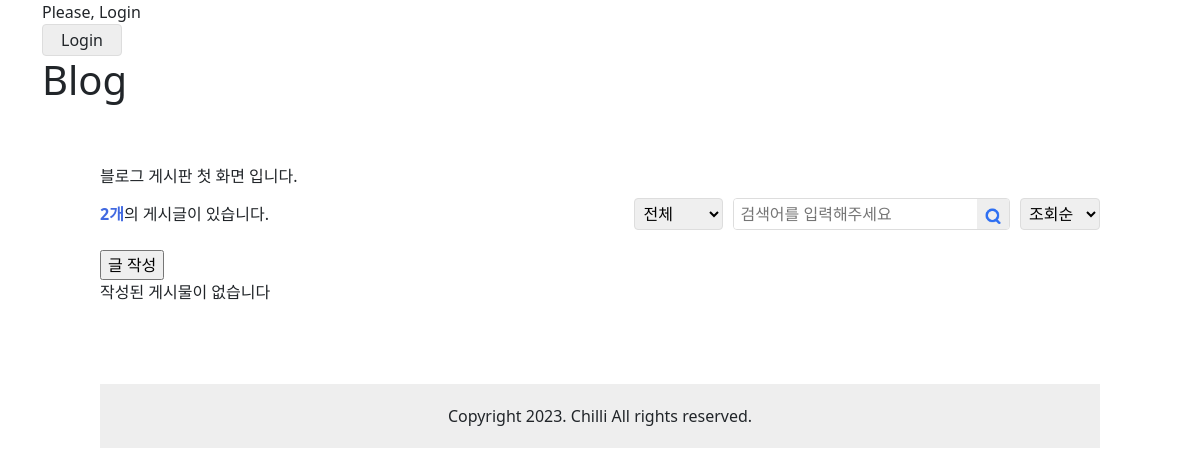
Page /blog/ on the earlier database version.
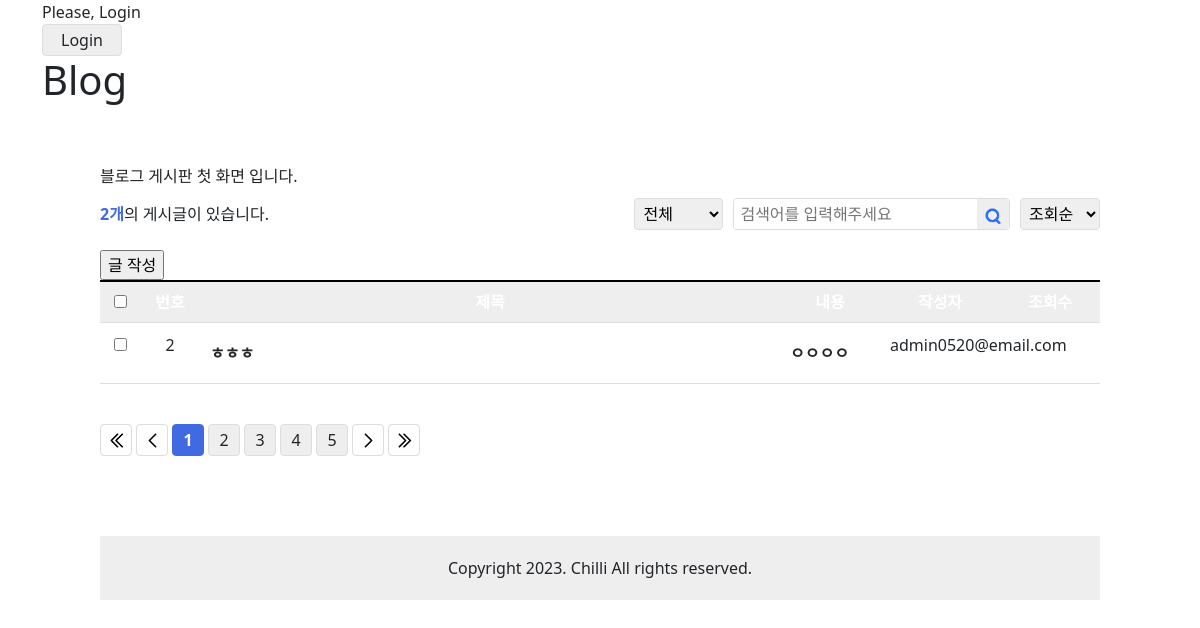
Same page on the later database version.
### blog/models.py (models this page shows)
class Post(models.Model):
    title = models.CharField(max_length=30)
    content = models.TextField()
    writer = models.ForeignKey(User, on_delete=models.CASCADE)
    created_at = models.DateTimeField(auto_now_add=True)
    update_at = models.DateTimeField(auto_now=True)

### user/models.py (models this page shows)
class User(AbstractUser):
    username = None
    email = models.EmailField(unique=True, max_length=255)
    name = models.CharField(max_length=50, null=True, blank=True)
    is_staff = models.BooleanField(default=False)
    is_superuser = models.BooleanField(default=False)
    is_active = models.BooleanField(default=True)
    last_login = models.DateTimeField(null=True, blank=True)
    date_joined = models.DateTimeField(auto_now_add=True)
    USERNAME_FIELD='email'
    EMAIL_FIELD= 'email'
    REQUIRED_FIELDS = []
    objects = UserManager()

### blog/views.py (the view)
# urls.py: path("",views.Index.as_view(), name='list'),
class Index(View):
    def get(self, request):
        posts = Post.objects.all()
        context = {
            "posts": posts,
            "title": "Blog"
        }
        return render(request, 'blog/post_list.html', context)

### blog/templates/blog/post_list.html (shortened to what this page needs)
{% extends 'base.html' %}
{% load static %}
{% block content %}
<link rel="stylesheet" type="text/css" href="{% static 'css/view.css' %}">
<link rel="stylesheet" type="text/css" href="{% static 'css/common.css' %}">
<link rel="stylesheet" type="text/css" href="{% static 'css/table.css' %}">
<link rel="stylesheet" type="text/css" href="{% static 'css/list.css' %}">
<div class="main">
    <p class="main-title">블로그 게시판 첫 화면 입니다.</p>
    <div class="board-top">
        <p class="main-desc"><strong>2개</strong>의 게시글이 있습니다.</p>
        <div>
            <select id="category">
                <option>전체</option>
            </select>
            <form class="search-form">
                <input id="search" type="search" placeholder="검색어를 입력해주세요">
                <button type="submit">
                <img src="./img/icon-search.png" alt="검색">
                </button>
            </form>
            <select id="sort">
                <option>조회순</option>
            </select>
        </div>
    </div>
    <form action="{% url 'blog:write' %}" method="get">
        <input type="submit" value="글 작성">
    </form>
    {%if posts%}
        <table class="table list">
            <colgroup>
                <col style="width: 40px">
                <col style="width: 60px">
                <col>
                <col style="width: 100px">
                <col style="width: 120px">
                <col style="width: 100px">
            </colgroup>
            <thead class="table-dark">
                <tr>
                    <th>
                        <input type="checkbox" id="all-article">
                    </th>
                    <th>번호</th>
                    <th>제목</th>
                    <th>내용</th>
                    <th>작성자</th>
                    <th>조회수</th>
                </tr>
            </thead>
            <tbody>
                {% for post in posts %}
                    <tr>
                        <td>
                            <input type="checkbox" id="all-article">
                        </td>
                        <td>{{post.pk}}</td>
                        <td>
                            <a href="{% url 'blog:detail' pk=post.pk %}">{{post.title}}</a>
                        </td>
                        <td>
                            <a href="{% url 'blog:detail' pk=post.pk %}">{{post.content}}</a>
                        </td>
                        <td>{{post.writer}}</td>
                    </tr>
                {% endfor %}
            </tbody>
        </table>
        <div class="board-bottom">
            <div class="pagination">
                <a href="#"><img src="../static/asset/img/first.png" alt="첫번째 페이지"></a>
                <a href="#"><img src="../static/asset/img/prev.png" alt="이전 페이지"></a>
                <a href="#" class="num active">1</a>
                <a href="#" class="num">2</a>
                <a href="#" class="num">3</a>
                <a href="#" class="num">4</a>
                <a href="#" class="num">5</a>
                <a href="#"><img src="../static/asset/img/next.png" alt="첫번째 페이지"></a>
                <a href="#"><img src="../static/asset/img/last.png" alt="이전 페이지"></a>
                </div>
            </div>
    {%else%}
        <p>작성된 게시물이 없습니다</p>
    {%endif%}
    <p class="footer">Copyright 2023. Chilli All rights reserved.</p>
</div>
{% endblock %}

Differences in the rows shown:
added Post: pk "2", title "ㅎㅎㅎ", content "ㅇㅇㅇㅇ", writer "admin0520@email.com"
Other differences:
form field value: (not shown) → "☐"
text no longer shown: "작성된 게시물이 없습니다"
text now shown: "1 2 3 4 5"
